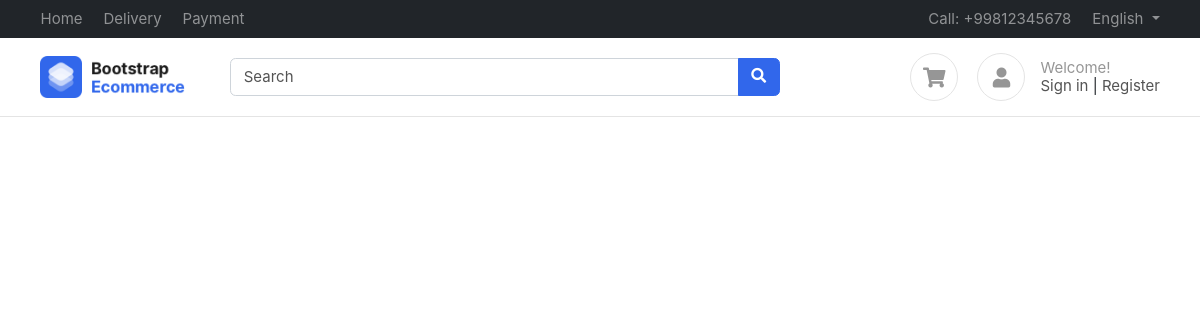
/, run on an earlier commit of the app's database.
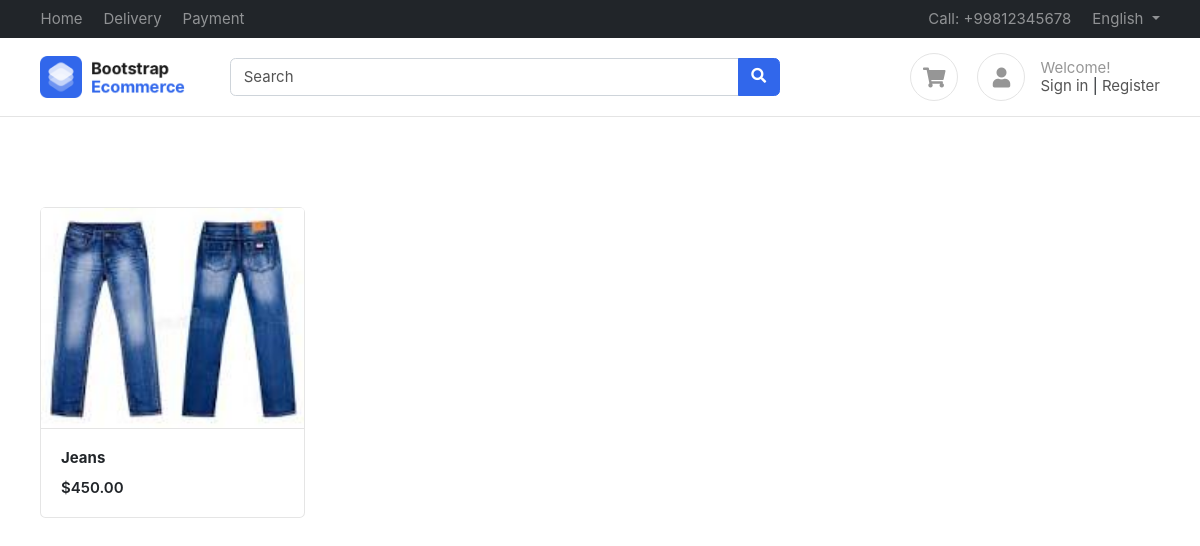
And on a later commit of the database.
### products/models.py (models this page shows, shortened)
class Product(BaseModel):
    product_name = models.CharField(max_length=100)
    slug = models.SlugField(unique=True,null=True,blank=True)
    category = models.ForeignKey(Category,on_delete=models.CASCADE, related_name = "products")
    price = models.IntegerField()
    product_description = models.TextField()
    color_variant = models.ManyToManyField(ColorVariant, blank=True)
    size_variant = models.ManyToManyField(SizeVariant, blank=True)

class ProductImage(BaseModel):
    product = models.ForeignKey(Product, on_delete=models.CASCADE,related_name="product_images")
    image = models.ImageField(upload_to="product")

### home/views.py (the view)
# urls.py: path('', index, name='index')
def index(request):
    context = {'products': Product.objects.all()}
    return render(request, 'home/index.html',context)

### templates/home/index.html
{% extends "base/base.html"%}
{%  block start %}
<div class="container mt-5 pt-5">
    <div class="row">
        {% for product in products %}
        <div class="col-md-3">
            <figure class="card card-product-grid">
                <div class="img-wrap"> <img src="/media/{{product.product_images.first.image}}"> </div>
                <figcaption class="info-wrap border-top">
                    <a href="{% url 'get_product' product.slug %}" class="title">
                        <b>{{product.product_name}}</b></a>
                    <div class="price mt-2">${{product.price}}.00</div>
                </figcaption>
            </figure>
        </div>
        {% endfor %}
    </div>
    </div>
{% endblock %}

### templates/base/base.html (shortened to what this page needs)
<!DOCTYPE HTML>
<html lang="en">
<head>
<link href="/media/css/bootstrap.css" rel="stylesheet" type="text/css"/>
<link href="/media/fonts/fontawesome/css/all.min.css" type="text/css" rel="stylesheet">
<link href="/media/css/ui.css" rel="stylesheet" type="text/css"/>
<link href="/media/css/responsive.css" rel="stylesheet" />
</head>
<body>
	<header class="section-header">
		<nav class="navbar navbar-dark navbar-expand p-0 bg-dark">
		<div class="container">
			<ul class="navbar-nav d-none d-md-flex mr-auto">
				<li class="nav-item"><a class="nav-link" href="#">Home</a></li>
				<li class="nav-item"><a class="nav-link" href="#">Delivery</a></li>
				<li class="nav-item"><a class="nav-link" href="#">Payment</a></li>
			</ul>
			<ul class="navbar-nav">
				<li class="nav-item"><a href="#" class="nav-link"> Call: +99812345678 </a></li>
				<li class="nav-item dropdown">
					 <a href="#" class="nav-link dropdown-toggle" data-toggle="dropdown"> English </a>
				</li>
			</ul>
		  </div>
		</nav>
		<section class="header-main border-bottom">
			<div class="container">
		<div class="row align-items-center">
			<div class="col-lg-2 col-4">
				<div class="brand-wrap">
					<img class="logo" src="images/logo.png">
				</div>
			</div>
			<div class="col-lg-6 col-sm-12">
				<form action="#" class="search">
					<div class="input-group w-100">
						<input type="text" class="form-control" placeholder="Search">
						<div class="input-group-append">
						  <button class="btn btn-primary" type="submit">
							<i class="fa fa-search"></i>
						  </button>
						</div>
					</div>
				</form>
			</div>
			<div class="col-lg-4 col-sm-6 col-8">
				<div class="widgets-wrap float-md-right">
					<div class="widget-header  mr-3">
						<a href="#" class="icon icon-sm rounded-circle border"><i class="fa fa-shopping-cart"></i></a>
					</div>
					<div class="widget-header icontext">
						<a href="#" class="icon icon-sm rounded-circle border"><i class="fa fa-user"></i></a>
						<div class="text">
							<span class="text-muted">Welcome!</span>
							<div>
								<a href="#">Sign in</a> |
								<a href="#"> Register</a>
							</div>
						</div>
					</div>
				</div>
			</div>
		</div>
			</div>
		</section>
		</header>
		{% block start %}
		{% endblock %}
        </body>
        </html>

### public/static/css/ui.css (style rules this page uses)
html { font-family: 'Inter', sans-serif; font-size: 15px; }
.img-wrap { text-align: center; display: block; }
.img-wrap img { max-width: 100%; }
.icon-xs, .icon-sm, .icon-md, .icon-lg { display: inline-block; text-align: center; flex-shrink: 0; flex-grow: 0; }
.icon-sm { width: 48px; height: 48px; line-height: 48px; font-size: 20px; }
figure { margin-bottom: 0; }
.card .title { color: #212529; }
.header-main { position: relative; padding-top: 1rem; padding-bottom: 1rem; }
.brand-wrap .logo, .navbar-brand .logo { margin-right: 7px; max-height: 42px; display: inline-block; }
.widget-header { display: inline-block; vertical-align: middle; position: relative; }
.widget-header a { color: #545454; }
.widget-header i { color: #969696; }
[class*='card-product'] a.title { color: #212529; display: block; }
[class*='card-product'] .img-wrap { overflow: hidden; position: relative; }
[class*='card-product'] .img-wrap img { height: 100%; max-width: 100%; width: auto; display: inline-block; object-fit: cover; }
.card-product-grid { margin-bottom: 20px; }
.card-product-grid .img-wrap { border-radius: 0.2rem 0.2rem 0 0; height: 220px; }
.card-product-grid .info-wrap { overflow: hidden; padding: 18px 20px; }
.card .img-wrap { overflow: hidden; }
.icontext { display: inline-flex; align-items: center; vertical-align: middle; }
.icontext .text { width: 100%; line-height: 1.2; color: #212529; }
.icontext .icon { position: relative; margin-right: 15px; flex-shrink: 0; flex-grow: 0; }
.price { font-weight: 600; color: #212529; }

What changed in the data, as far as the page shows it:
added Product: product_images.first.image (picture), product_name "Jeans", price "450"
